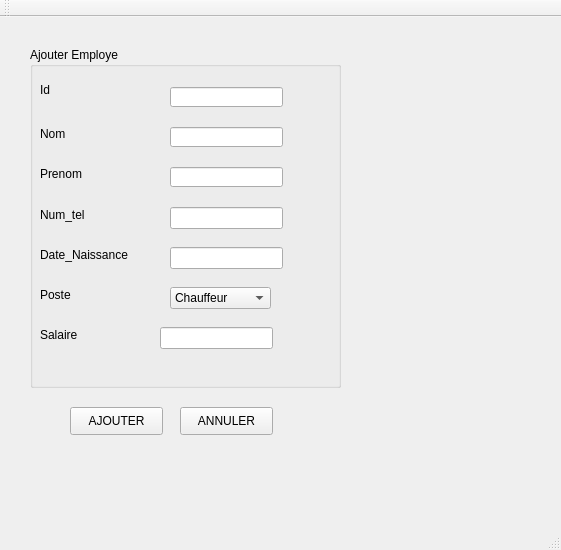
<?xml version="1.0" encoding="UTF-8"?>
<ui version="4.0">
 <class>MainWindow</class>
 <widget class="QMainWindow" name="MainWindow">
  <property name="geometry">
   <rect>
    <x>0</x>
    <y>0</y>
    <width>561</width>
    <height>550</height>
   </rect>
  </property>
  <property name="windowTitle">
   <string>Gestion des Clients</string>
  </property>
  <widget class="QWidget" name="centralWidget">
   <widget class="QGroupBox" name="groupBox">
    <property name="geometry">
     <rect>
      <x>30</x>
      <y>30</y>
      <width>311</width>
      <height>341</height>
     </rect>
    </property>
    <property name="title">
     <string>Ajouter Employe</string>
    </property>
    <widget class="QLabel" name="label">
     <property name="geometry">
      <rect>
       <x>10</x>
       <y>33</y>
       <width>47</width>
       <height>20</height>
      </rect>
     </property>
     <property name="text">
      <string>Id</string>
     </property>
    </widget>
    <widget class="QLabel" name="label_2">
     <property name="geometry">
      <rect>
       <x>10</x>
       <y>80</y>
       <width>47</width>
       <height>13</height>
      </rect>
     </property>
     <property name="text">
      <string>Nom</string>
     </property>
    </widget>
    <widget class="QLabel" name="label_3">
     <property name="geometry">
      <rect>
       <x>10</x>
       <y>120</y>
       <width>47</width>
       <height>13</height>
      </rect>
     </property>
     <property name="text">
      <string>Prenom</string>
     </property>
    </widget>
    <widget class="QLineEdit" name="lineEdit">
     <property name="geometry">
      <rect>
       <x>140</x>
       <y>40</y>
       <width>113</width>
       <height>20</height>
      </rect>
     </property>
    </widget>
    <widget class="QLineEdit" name="lineEdit_2">
     <property name="geometry">
      <rect>
       <x>140</x>
       <y>80</y>
       <width>113</width>
       <height>20</height>
      </rect>
     </property>
    </widget>
    <widget class="QLineEdit" name="lineEdit_3">
     <property name="geometry">
      <rect>
       <x>140</x>
       <y>120</y>
       <width>113</width>
       <height>20</height>
      </rect>
     </property>
    </widget>
    <widget class="QLabel" name="label_4">
     <property name="geometry">
      <rect>
       <x>10</x>
       <y>160</y>
       <width>56</width>
       <height>16</height>
      </rect>
     </property>
     <property name="text">
      <string>Num_tel</string>
     </property>
    </widget>
    <widget class="QLabel" name="label_5">
     <property name="geometry">
      <rect>
       <x>10</x>
       <y>200</y>
       <width>91</width>
       <height>16</height>
      </rect>
     </property>
     <property name="text">
      <string>Date_Naissance</string>
     </property>
    </widget>
    <widget class="QLabel" name="label_6">
     <property name="geometry">
      <rect>
       <x>10</x>
       <y>240</y>
       <width>56</width>
       <height>16</height>
      </rect>
     </property>
     <property name="text">
      <string>Poste</string>
     </property>
    </widget>
    <widget class="QLabel" name="label_7">
     <property name="geometry">
      <rect>
       <x>10</x>
       <y>280</y>
       <width>56</width>
       <height>16</height>
      </rect>
     </property>
     <property name="text">
      <string>Salaire</string>
     </property>
    </widget>
    <widget class="QLineEdit" name="lineEdit_4">
     <property name="geometry">
      <rect>
       <x>140</x>
       <y>160</y>
       <width>113</width>
       <height>22</height>
      </rect>
     </property>
    </widget>
    <widget class="QLineEdit" name="lineEdit_5">
     <property name="geometry">
      <rect>
       <x>140</x>
       <y>200</y>
       <width>113</width>
       <height>22</height>
      </rect>
     </property>
    </widget>
    <widget class="QComboBox" name="comboBox">
     <property name="geometry">
      <rect>
       <x>140</x>
       <y>240</y>
       <width>101</width>
       <height>22</height>
      </rect>
     </property>
     <item>
      <property name="text">
       <string>Chauffeur</string>
      </property>
     </item>
     <item>
      <property name="text">
       <string>Securiter</string>
      </property>
     </item>
     <item>
      <property name="text">
       <string>Agriculteur</string>
      </property>
     </item>
     <item>
      <property name="text">
       <string>New Item</string>
      </property>
     </item>
    </widget>
    <widget class="QLineEdit" name="lineEdit_6">
     <property name="geometry">
      <rect>
       <x>130</x>
       <y>280</y>
       <width>113</width>
       <height>22</height>
      </rect>
     </property>
    </widget>
   </widget>
   <widget class="QPushButton" name="pushButton">
    <property name="geometry">
     <rect>
      <x>70</x>
      <y>390</y>
      <width>93</width>
      <height>28</height>
     </rect>
    </property>
    <property name="text">
     <string>AJOUTER</string>
    </property>
   </widget>
   <widget class="QPushButton" name="pushButton_2">
    <property name="geometry">
     <rect>
      <x>180</x>
      <y>390</y>
      <width>93</width>
      <height>28</height>
     </rect>
    </property>
    <property name="text">
     <string>ANNULER</string>
    </property>
   </widget>
  </widget>
  <widget class="QMenuBar" name="menuBar">
   <property name="geometry">
    <rect>
     <x>0</x>
     <y>0</y>
     <width>561</width>
     <height>26</height>
    </rect>
   </property>
  </widget>
  <widget class="QToolBar" name="mainToolBar">
   <attribute name="toolBarArea">
    <enum>TopToolBarArea</enum>
   </attribute>
   <attribute name="toolBarBreak">
    <bool>false</bool>
   </attribute>
  </widget>
  <widget class="QStatusBar" name="statusBar"/>
 </widget>
 <layoutdefault spacing="6" margin="11"/>
 <resources/>
 <connections/>
</ui>
